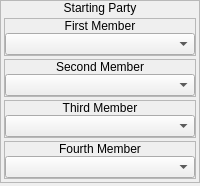
             <widget class="QWidget" name="widget_45" native="true">
              <layout class="QVBoxLayout" name="verticalLayout_63">
               <property name="spacing">
                <number>3</number>
               </property>
               <property name="margin">
                <number>0</number>
               </property>
               <item>
                <widget class="QFrame" name="frame_12">
                 <property name="sizePolicy">
                  <sizepolicy hsizetype="Preferred" vsizetype="Fixed">
                   <horstretch>0</horstretch>
                   <verstretch>0</verstretch>
                  </sizepolicy>
                 </property>
                 <property name="frameShape">
                  <enum>QFrame::StyledPanel</enum>
                 </property>
                 <property name="frameShadow">
                  <enum>QFrame::Raised</enum>
                 </property>
                 <layout class="QVBoxLayout" name="verticalLayout_19">
                  <property name="spacing">
                   <number>0</number>
                  </property>
                  <property name="margin">
                   <number>0</number>
                  </property>
                  <item>
                   <widget class="QLabel" name="label_11">
                    <property name="sizePolicy">
                     <sizepolicy hsizetype="Preferred" vsizetype="Fixed">
                      <horstretch>0</horstretch>
                      <verstretch>0</verstretch>
                     </sizepolicy>
                    </property>
                    <property name="text">
                     <string>Starting Party</string>
                    </property>
                    <property name="alignment">
                     <set>Qt::AlignCenter</set>
                    </property>
                   </widget>
                  </item>
                  <item>
                   <widget class="QWidget" name="widget_11" native="true">
                    <layout class="QVBoxLayout" name="verticalLayout_24">
                     <property name="spacing">
                      <number>3</number>
                     </property>
                     <property name="margin">
                      <number>3</number>
                     </property>
                     <item>
                      <widget class="QFrame" name="frame_13">
                       <property name="frameShape">
                        <enum>QFrame::StyledPanel</enum>
                       </property>
                       <property name="frameShadow">
                        <enum>QFrame::Raised</enum>
                       </property>
                       <layout class="QVBoxLayout" name="verticalLayout_20">
                        <property name="spacing">
                         <number>0</number>
                        </property>
                        <property name="margin">
                         <number>0</number>
                        </property>
                        <item>
                         <widget class="QLabel" name="label_12">
                          <property name="sizePolicy">
                           <sizepolicy hsizetype="Preferred" vsizetype="Fixed">
                            <horstretch>0</horstretch>
                            <verstretch>0</verstretch>
                           </sizepolicy>
                          </property>
                          <property name="text">
                           <string>First Member</string>
                          </property>
                          <property name="alignment">
                           <set>Qt::AlignCenter</set>
                          </property>
                         </widget>
                        </item>
                        <item>
                         <widget class="QWidget" name="widget_12" native="true">
                          <layout class="QHBoxLayout" name="horizontalLayout_6">
                           <property name="spacing">
                            <number>0</number>
                           </property>
                           <property name="margin">
                            <number>0</number>
                           </property>
                           <item>
                            <widget class="QComboBox" name="cboxFirstPartyMember"/>
                           </item>
                          </layout>
                         </widget>
                        </item>
                       </layout>
                      </widget>
                     </item>
                     <item>
                      <widget class="QFrame" name="frame_14">
                       <property name="frameShape">
                        <enum>QFrame::StyledPanel</enum>
                       </property>
                       <property name="frameShadow">
                        <enum>QFrame::Raised</enum>
                       </property>
                       <layout class="QVBoxLayout" name="verticalLayout_21">
                        <property name="spacing">
                         <number>0</number>
                        </property>
                        <property name="margin">
                         <number>0</number>
                        </property>
                        <item>
                         <widget class="QLabel" name="label_13">
                          <property name="sizePolicy">
                           <sizepolicy hsizetype="Preferred" vsizetype="Fixed">
                            <horstretch>0</horstretch>
                            <verstretch>0</verstretch>
                           </sizepolicy>
                          </property>
                          <property name="text">
                           <string>Second Member</string>
                          </property>
                          <property name="alignment">
                           <set>Qt::AlignCenter</set>
                          </property>
                         </widget>
                        </item>
                        <item>
                         <widget class="QWidget" name="widget_13" native="true">
                          <layout class="QHBoxLayout" name="horizontalLayout_7">
                           <property name="spacing">
                            <number>0</number>
                           </property>
                           <property name="margin">
                            <number>0</number>
                           </property>
                           <item>
                            <widget class="QComboBox" name="cboxSecondPartyMember"/>
                           </item>
                          </layout>
                         </widget>
                        </item>
                       </layout>
                      </widget>
                     </item>
                     <item>
                      <widget class="QFrame" name="frame_15">
                       <property name="frameShape">
                        <enum>QFrame::StyledPanel</enum>
                       </property>
                       <property name="frameShadow">
                        <enum>QFrame::Raised</enum>
                       </property>
                       <layout class="QVBoxLayout" name="verticalLayout_22">
                        <property name="spacing">
                         <number>0</number>
                        </property>
                        <property name="margin">
                         <number>0</number>
                        </property>
                        <item>
                         <widget class="QLabel" name="label_14">
                          <property name="sizePolicy">
                           <sizepolicy hsizetype="Preferred" vsizetype="Fixed">
                            <horstretch>0</horstretch>
                            <verstretch>0</verstretch>
                           </sizepolicy>
                          </property>
                          <property name="text">
                           <string>Third Member</string>
                          </property>
                          <property name="alignment">
                           <set>Qt::AlignCenter</set>
                          </property>
                         </widget>
                        </item>
                        <item>
                         <widget class="QWidget" name="widget_14" native="true">
                          <layout class="QHBoxLayout" name="horizontalLayout_8">
                           <property name="spacing">
                            <number>0</number>
                           </property>
                           <property name="margin">
                            <number>0</number>
                           </property>
                           <item>
                            <widget class="QComboBox" name="cboxThirdPartyMember"/>
                           </item>
                          </layout>
                         </widget>
                        </item>
                       </layout>
                      </widget>
                     </item>
                     <item>
                      <widget class="QFrame" name="frame_16">
                       <property name="frameShape">
                        <enum>QFrame::StyledPanel</enum>
                       </property>
                       <property name="frameShadow">
                        <enum>QFrame::Raised</enum>
                       </property>
                       <layout class="QVBoxLayout" name="verticalLayout_23">
                        <property name="spacing">
                         <number>0</number>
                        </property>
                        <property name="margin">
                         <number>0</number>
                        </property>
                        <item>
                         <widget class="QLabel" name="label_15">
                          <property name="sizePolicy">
                           <sizepolicy hsizetype="Preferred" vsizetype="Fixed">
                            <horstretch>0</horstretch>
                            <verstretch>0</verstretch>
                           </sizepolicy>
                          </property>
                          <property name="text">
                           <string>Fourth Member</string>
                          </property>
                          <property name="alignment">
                           <set>Qt::AlignCenter</set>
                          </property>
                         </widget>
                        </item>
                        <item>
                         <widget class="QWidget" name="widget_15" native="true">
                          <layout class="QHBoxLayout" name="horizontalLayout_9">
                           <property name="spacing">
                            <number>0</number>
                           </property>
                           <property name="margin">
                            <number>0</number>
                           </property>
                           <item>
                            <widget class="QComboBox" name="cboxFourthPartyMember"/>
                           </item>
                          </layout>
                         </widget>
                        </item>
                       </layout>
                      </widget>
                     </item>
                    </layout>
                   </widget>
                  </item>
                 </layout>
                </widget>
               </item>
               <item>
                <widget class="QFrame" name="frame_49">
                 <property name="sizePolicy">
                  <sizepolicy hsizetype="Preferred" vsizetype="Expanding">
                   <horstretch>0</horstretch>
                   <verstretch>0</verstretch>
                  </sizepolicy>
                 </property>
                 <property name="frameShape">
                  <enum>QFrame::StyledPanel</enum>
                 </property>
                 <property name="frameShadow">
                  <enum>QFrame::Raised</enum>
                 </property>
                </widget>
               </item>
              </layout>
             </widget>
